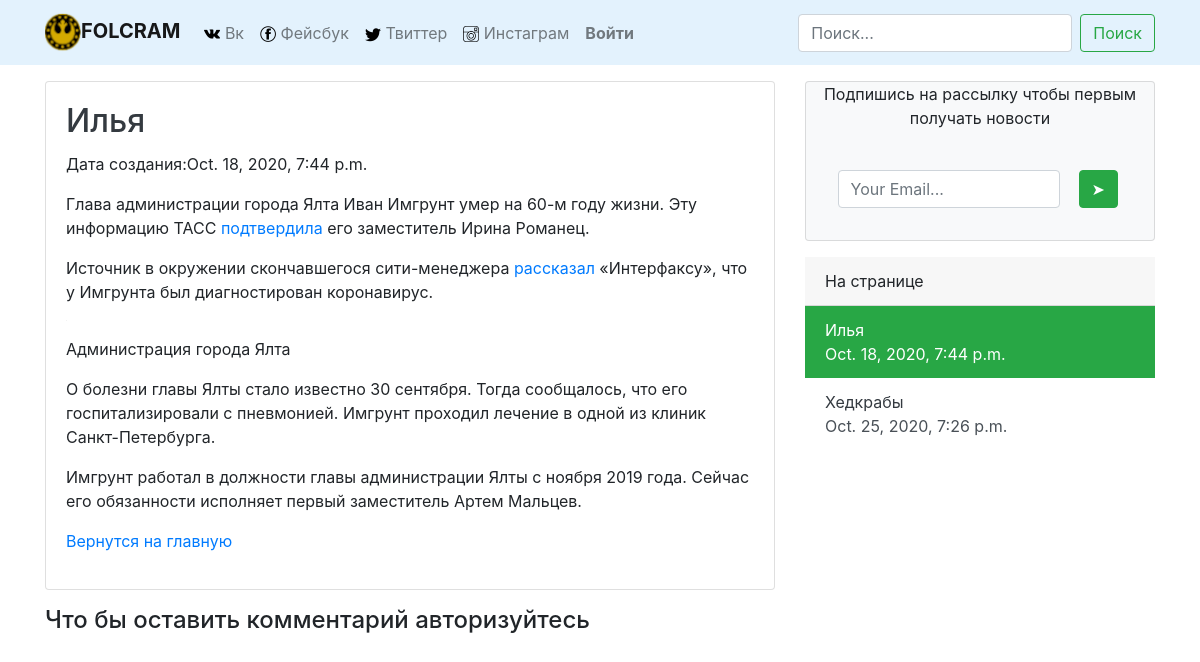
Page /news/23 on the committed database.
### news/models.py (models this page shows, shortened)
class News(models.Model):
    name = models.CharField(max_length=260, default=None, blank=True)
    author = models.CharField(default=None, blank=True, max_length=64)
    text = RichTextUploadingField(blank=True, default=None, null=True)
    created = models.DateTimeField(auto_now_add=True, auto_now=False)
    updated = models.DateTimeField(default=timezone.now)
    class Meta:
        verbose_name = 'Новости'
        verbose_name_plural = 'Новости'

### news/views.py (the view)
# urls.py: path('news/<int:id>', views.news_page, name='news_page'),
def news_page(request, id):
    news = News.objects.all()
    post = News.objects.get(id=id)
    new = get_object_or_404(News, id=id)
    comment = Comments.objects.filter(new=id)
    if request.method == "POST" and 'coment' in request.POST:
        form = CommentForm(request.POST)
        if form.is_valid():
            form = form.save(commit=False)
            form.user = request.user
            form.new = new
            form.save()
            return redirect(news_page, id)
    else:
        form = CommentForm()
    if request.method == "POST" and 'emal' in request.POST:
        form2 = EmailForm(request.POST)
        if form2.is_valid():
            data = form2.cleaned_data['email']
            form2.save()
            send_mail(
                'Вы подписались на рассылку',
                'Вечер в хату',
                'ponopaytov@Gmail.com',
                [data],
                fail_silently=False
            )
            messages.success(request, 'Спасибо, вы подписаны на рассылку!')
    else:
        form2 = EmailForm()
    if request.method == "POST" and 'del'  in request.POST and 'comment_id' in request.POST :
        pk = request.POST['comment_id']
        comment = get_object_or_404(Comments, pk=pk)
        comment.delete()
        messages.success(request, 'Ваш комментарий удален')
        return redirect(news_page, id)
    return render(request, 'news.html', locals())

### news/forms.py
class CommentForm(forms.ModelForm):
    class Meta:
        model = Comments
        fields = ('text',)
        widgets = {
            "text" : forms.Textarea(attrs={'class':"form-control", 'id':"exampleFormControlTextarea1", 'rows':"3"})
        }

### contact/forms.py (shortened to what this page needs)
class EmailForm(forms.ModelForm):
    class Meta:
        model = Contact
        fields = ('email',)
        widgets = {
            "email": forms.EmailInput(
                attrs={"class": "form-control", "placeholder": "Your Email...", "id": "Email", "type": "email"}),
        }
        labels = {
            "email": '',
        }

### contact/context_processors.py (called while the page is built)
def contactform(request):
    return {'contactform':ContactForm}

### templates/news.html (shortened to what this page needs)
{% extends 'base.html' %}
{% load static %}
{% load static %}
{% load i18n %}
{% load account socialaccount %}
{%  load embed_video_tags %}
{% load contact_tags %}
{% block content %}
    <div class="container mt-3 ">
    <div class="row">
    <div class="col-lg-8">
    <div class="card w-76 mb-3">
    <div class="card-body">
    <div class="card-title">
       <h2  class="text-dark text-lg-left">{{ post.name }}</h2>
    </div>
        <p> Дата создания:{{ post.updated }}</p>
        {% autoescape off %}
        <p class="text-dark text-xl-left">{{ post.text }}</p>
        {% endautoescape %}
<p> <a href="/?page=1">Вернутся на главную</a></p>
    </div>
    </div>
 {% if user.is_active %}
     <p id="anchor"></p>
        <form action="" method="post">
            {% csrf_token %}
            {{ form.as_p}}
            <button type="submit" class="btn btn-success" name="coment">Отправить</button>
        </form>
    {% else %}
        <h4>Что бы оставить комментарий авторизуйтесь</h4>
    {% endif %}
    </div>
<div class="col-lg-4">
 <div class="card-inline ">
<div class=" card bg-light mb-3 " style="height: 10rem;">
<p class="text-center"> Подпишись на рассылку чтобы первым получать новости</p>
<br>
    <form method="post" class="form-inline-auto">
   <div class="row">
<div class=" col-8 offset-1 ">
{{ form2.email}}
</div>
<div class="px-md-1">
    <button type="submit" name="emal" class="btn btn-success">&#10148;</button>
</div>
    </div>
    </form>
</div>
<div class="card-header">
    На странице
</div>
        {% for i in news %}
<ul class="list-group list-group-flush">
{% if i.id == post.id %}
    <li class="list-group-item bg-success list-group-item-action active">  <a class="text-white text-xl-left " href="{{ i.id }}"> {{ i.name }}  </a>  <br>{{ i.updated }}</li>
{% elif i.id > post.id|add:-25 and i.id < post.id|add:25 %}
      <li class="list-group-item list-group-item-action"> <a class="text-dark text-xl-left" href="{{i.id}}">{{ i.name }}</a> <br>{{ i.updated }}</li>
       {% endif %}
</ul>
    {% endfor %}
</div>
    </div>
</div>
</div>
</div>
{% endblock content %}

### templates/base.html (shortened to what this page needs)
{% load static %}
<html>
<head>
<link rel="stylesheet" href="https://stackpath.bootstrapcdn.com/bootstrap/4.5.0/css/bootstrap.min.css">
</head>
<body>
<div>
{% include 'navbar.html' %}
<div>
    {% block content %}
    {% endblock content %}
  </body>
</html>

### templates/navbar.html (shortened to what this page needs)
{% load i18n %}
{% load account socialaccount %}
{% load static %}
<nav class="navbar navbar-expand-lg navbar-light" style="background-color: #e3f2fd;">
    <div class="container">
        <a class="navbar-brand" href="/"><img src="{% static 'republic.png' %} "  ><b>FOLCRAM</b></a>
        <div class="collapse navbar-collapse" id="navbar-example">
            <ul class="navbar-nav mr-auto">
                <li class="nav-item ">
                   {% url 'home' as url_home %}
       <a class="nav-link " href="#">  <img src="{% static 'vk2.png' %}" width="16" height="16" alt="вк"> Вк<span class="sr-only">(current)</span></a>
                </li>
            <li class="nav-item ">
                   {% url 'home' as url_home %}
       <a class="nav-link " href="#">  <img src="{% static 'fass.png' %}" width="16" height="16" alt="вк"> Фейсбук<span class="sr-only">(current)</span></a>
                </li>
            <li class="nav-item ">
                   {% url 'home' as url_home %}
       <a class="nav-link " href="#">  <img src="{% static 'TWITTER.png' %}" width="16" height="16" alt="вк"> Твиттер<span class="sr-only">(current)</span></a>
                </li>
             <li class="nav-item ">
                   {% url 'home' as url_home %}
       <a class="nav-link " href="#">  <img src="{% static 'instagram.png' %}" width="16" height="16" alt="вк"> Инстаграм<span class="sr-only">(current)</span></a>
                </li>
                {% if user.is_active %}
    <li class="nav-item">
        {% url 'logout_page' as url_logout_page  %}
        <a class="nav-link btn-outline-danger " href="{{ url_logout_page }}">Выйти</a>
    </li>
<li class="nav-item">
    <b class="nav-link">  {{ request.user }}</b>
</li>
{% else %}
                    <a class="nav-link btn-outline-success" data-toggle="modal" data-target="#exampleModalCenter" ><b>Войти</b></a>
{% get_providers as socialaccount_providers %}
    {% endif %}
            </ul>
            <form class="form-inline my-2 my-lg-0" action="{% url 'search_results' %}" method="get">
                <input class="form-control mr-sm-2" name="q" type="search" placeholder="Поиск..."
                       aria-label="Search">
                <button class="btn btn-outline-success my-2 my-sm-0" type="submit">Поиск</button>
            </form>
        </div>
    </div>
</nav>
</div>

### rows in the picture
News: name "Илья", updated "Oct. 18, 2020, 7:44 p.m.", text "Глава администрации города Ялта Иван Имгрунт умер на 60-м году жизни. Эту информацию ТАСС подтвердила его заместитель Ирина Романец. Источник в окружении скончавшегося сити-менеджера рассказал «Интерфаксу», что у Имгрунта был диагностирован коронавирус. Администрация города Ялта О болезни главы Ялты стало известно 30 сентября. Тогда сообщалось, что его госпитализировали с пневмонией. Имгрунт проходил лечение в одной из клиник Санкт-Петербурга. Имгрунт работал в должности главы администрации Ялты с ноября 2019 года. Сейчас его обязанности исполняет первый заместитель Артем Мальцев."
News: name "Хедкрабы", updated "Oct. 25, 2020, 7:26 p.m."
